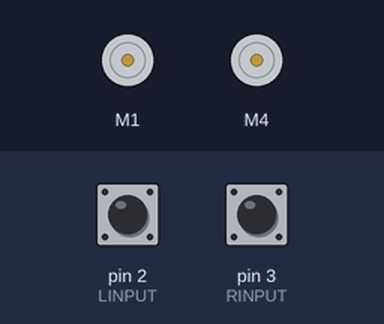
The sketch below on a simulated Arduino Uno, built with avr-gcc and run on an emulated ATmega328P. On the bench: 2 × DC motor (green arrow = forward, orange = backward, longer = faster). The test bench sets the inputs (shaded band); at power-on: pin 2 (LINPUT) LOW, pin 3 (RINPUT) LOW.

Above: at 1.2 s.
1.3 s: pin 2 (LINPUT) pulsed HIGH 2 times (0.12 s each, 0.3 s apart)
At 2.7 s:
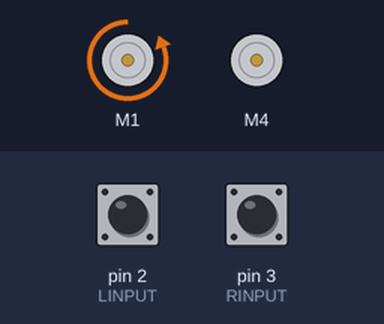
3.4 s: pin 3 (RINPUT) pulsed HIGH 2 times (0.12 s each, 0.3 s apart)
At 4.3 s:
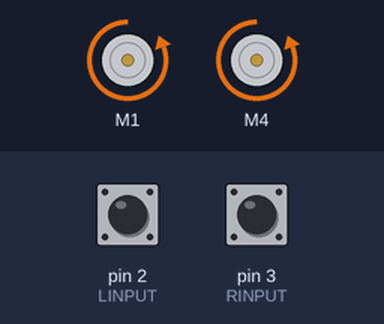
Timing chart, 0 to 6.4 s (numbered marks = the images above; inputs shaded):
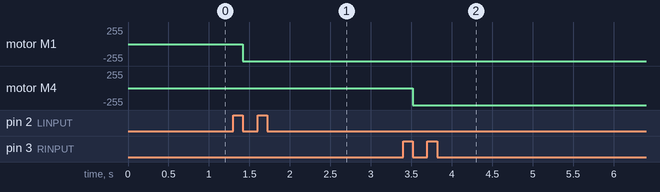

Measured:
- after the input at 1.3 s, motor M1: stopped → backward 255/255 after 0.12 s
- after the input at 3.4 s, motor M4: stopped → backward 255/255 after 0.12 s

The sketch:

skid_steer.ino
```cpp
#include <Wire.h>
#include <Adafruit_MotorShield.h>
#include <Adafruit_PWMServoDriver.h>

#define LINTERRUPT 0
#define RINTERRUPT 1
#define LINPUT 2
#define RINPUT 3

#define LMOTOR 1
#define RMOTOR 4

int lPin = 2;
int rPin = 3;

Adafruit_MotorShield AFMS = Adafruit_MotorShield();
Adafruit_DCMotor * lMotor = AFMS.getMotor(LMOTOR);
Adafruit_DCMotor * rMotor = AFMS.getMotor(RMOTOR);

int deadspace = 20;
volatile unsigned int lTimer = 0;
volatile unsigned int rTimer = 0;
volatile int lInitPos = 1460;
volatile int rInitPos = 1460;
volatile int lPos = 0;
volatile int rPos = 0;
volatile bool lReady = false;
volatile bool rReady = false;

int pos = 0;
int mappedPos = 0;

void setup() {
  AFMS.begin();
  lMotor->setSpeed(0);
  rMotor->setSpeed(0);

  attachInterrupt(LINTERRUPT, left_interrupt, CHANGE);
  attachInterrupt(RINTERRUPT, right_interrupt, CHANGE);

}

void loop() {
  if(lReady){
      setSpeed(lPos, lInitPos, lMotor);
      lReady = false;
  }

  if(rReady){
    setSpeed(rPos, rInitPos, rMotor);
    rReady = false;
  }
}

void left_interrupt(){

  if(digitalRead(LINPUT) == HIGH){
    lTimer = micros();
  }else{
    lPos = (int)(micros()-lTimer);
    lReady = true;
  }
}

void right_interrupt(){

  if(digitalRead(RINPUT) == HIGH){
    rTimer = micros();
  }else{
    rPos = (int)(micros()-rTimer);
    rReady = true;
  }
}

void setSpeed(int pos, int initPos, Adafruit_DCMotor * motor){

  if (pos < initPos + deadspace && pos > initPos - deadspace){
    motor->setSpeed(0);
  }
  else{
    pos = pos - initPos;
    mappedPos = map(abs(pos), 0, 330, 0, 255);

    if(mappedPos > 255){
      motor->setSpeed(255);
    }else{
      motor->setSpeed(mappedPos);
    }

    if (pos > 0){
      motor->run(FORWARD);
    }
    else{
      motor->run(BACKWARD);
    }

  }
}
```
